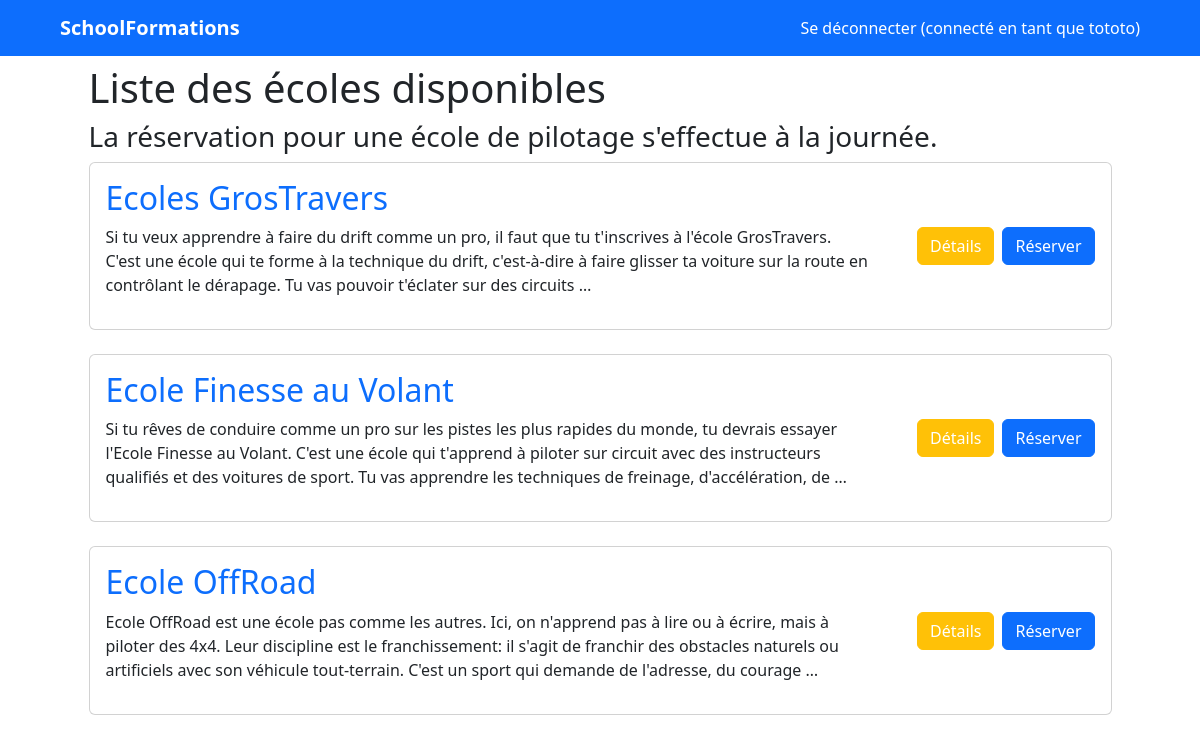
Before: / (signed in) with the older database file.
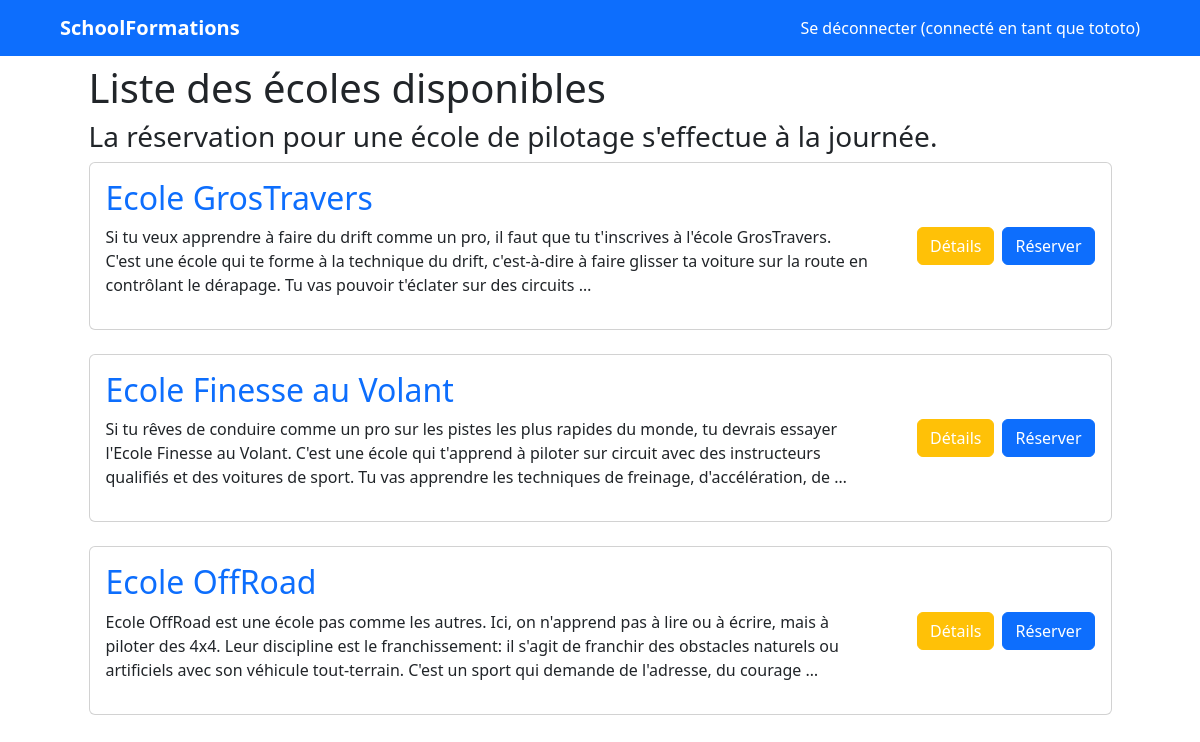
After: the same page with the newer database file.
### schools/models.py (models this page shows)
class School(models.Model):
    name = models.CharField(max_length=100)
    address = models.CharField(max_length=255)
    description = models.TextField()
    reservations = models.ManyToManyField(User, through='Reservation')

### schools/views.py (the view)
# urls.py: 2. Add a URL to urlpatterns:  path('', views.home, name='home')
def home(request):
    schools = School.objects.all()
    return render(request, 'schools/home.html', {'schools': schools})

### templates/schools/home.html
{% extends "layouts.html" %}
{% block content %}
    <h1> Liste des écoles disponibles</h1>
    <h3>La réservation pour une école de pilotage s'effectue à la journée.</h3>
    {% if schools %}
        {% for school in schools %}
            <div class="card">
                <div class="card-body">
                    <div class="d-flex justify-content-between align-items-center">
                        <div class="me-5">
                            <h2 class="text-primary">{{ school.name }}</h2>
                            <p>{{ school.description|truncatewords_html:50 }}</p>
                        </div>
                        {% if user.is_authenticated %}
                            <div class="d-flex nowrap gap-2">
                                <button class="btn btn-warning"><a class="text-white" href="/schools/details/{{ school.id }}">Détails</a></button>
                                <button class="btn btn-primary"><a class="text-white" href="/booking/new/{{ school.id }}">Réserver</a></button>
                            </div>
                        {% endif %}
                    </div>
                </div>
            </div>
            <br>
        {% endfor %}
    {% else %}
        <p>Aucune école n'est disponible.</p>
    {% endif %}
{% endblock %}

Changed rows visible on the page:
changed School: name "Ecoles GrosTravers" → "Ecole GrosTravers"
